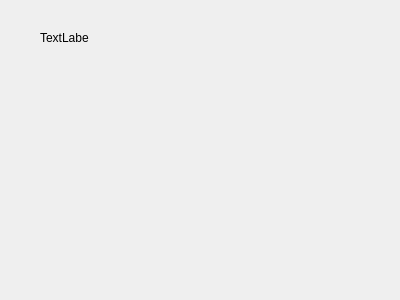
<?xml version="1.0" encoding="UTF-8"?>
<ui version="4.0">
 <class>AsiakasMain</class>
 <widget class="QDialog" name="AsiakasMain">
  <property name="geometry">
   <rect>
    <x>0</x>
    <y>0</y>
    <width>400</width>
    <height>300</height>
   </rect>
  </property>
  <property name="windowTitle">
   <string>Dialog</string>
  </property>
  <widget class="QLabel" name="labelNimi">
   <property name="geometry">
    <rect>
     <x>40</x>
     <y>30</y>
     <width>49</width>
     <height>16</height>
    </rect>
   </property>
   <property name="text">
    <string>TextLabel</string>
   </property>
  </widget>
 </widget>
 <resources/>
 <connections/>
</ui>
